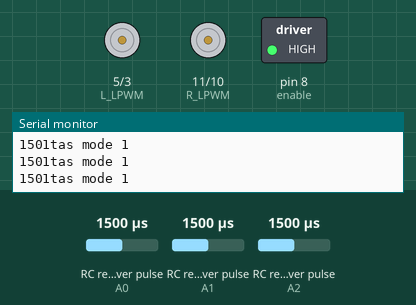
Bench run of a sketch on a simulated Arduino Uno, built with avr-gcc and run on an emulated ATmega328P. Shown: motor-driver pin pairs drawn as motors (green arrow = first pin HIGH = forward, orange = second pin HIGH = backward, longer = more drive), switched loads named in the sketch (green lamp = pin HIGH), the last lines printed to the serial monitor. Wiring (inferred from the names in the program): 3 × RC receiver channel: data A0 / data A1 / data A2. The test bench sets the inputs (shaded band); at power-on: RC receiver pulse (sensors on A0, A1, A2) 1500 µs.

Above: at 1.2 s.
1.3 s: RC receiver pulse (sensor on A0) set to 1455 µs
2.8 s: RC receiver pulse (sensor on A0) set to 1423 µs
At 3.3 s:
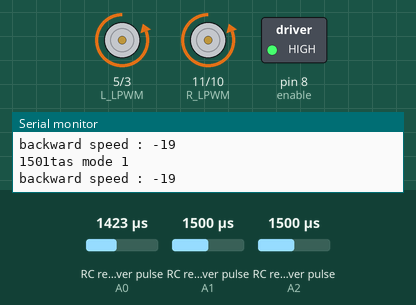
4.3 s: RC receiver pulse (sensor on A0) set to 1534 µs
5.8 s: RC receiver pulse (sensor on A0) set to 1555 µs
At 6.8 s:
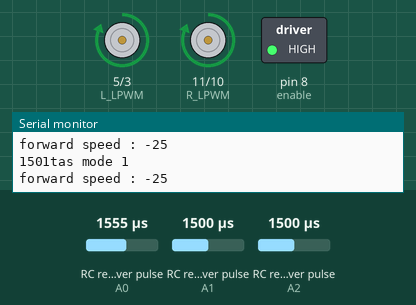
7.3 s: RC receiver pulse (sensor on A1) set to 1396 µs
8.8 s: RC receiver pulse (sensor on A1) set to 1381 µs
At 9.1 s:
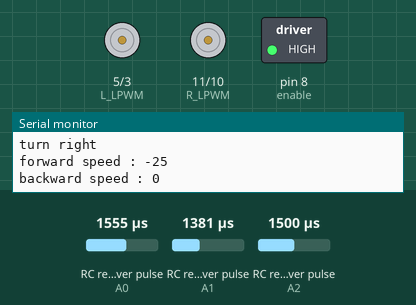
Timing chart, 0 to 11.3 s (numbered marks = the images above; inputs shaded):
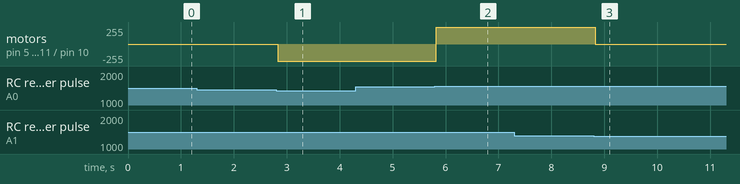

Measured:
- the behaviour switches between 1441 and 1440 µs on RC receiver pulse (sensor on A0) (found by bisection; images 0 and 1)
- the behaviour switches between 1547 and 1548 µs on RC receiver pulse (sensor on A0) (found by bisection; images 1 and 2)
- the behaviour switches between 1390 and 1389 µs on RC receiver pulse (sensor on A1) (found by bisection; images 2 and 3)
- after the input at 2.8 s, motor on pin 5 (L_LPWM) / pin 3 (L_RPWM), motor on pin 11 (R_LPWM) / pin 10 (R_RPWM): stopped → backward 255/255 at once
- after the input at 5.8 s, motor on pin 5 (L_LPWM) / pin 3 (L_RPWM), motor on pin 11 (R_LPWM) / pin 10 (R_RPWM): backward 255/255 → forward 255/255 at once
- after the input at 8.8 s, motor on pin 5 (L_LPWM) / pin 3 (L_RPWM), motor on pin 11 (R_LPWM) / pin 10 (R_RPWM): forward 255/255 → stopped at once

The sketch:

sumo.ino
```cpp
#define ch1 A0
#define ch2 A1
#define ch3 A2

const int L_RPWM = 3;
const int L_LPWM = 5;

const int R_RPWM = 10;
const int R_LPWM =11;

const int enable = 8;


long forwardSpeed, backwardSpeed, speed, threshold;

void setup() {
  // put your setup code here, to run once:
  Serial.begin(115200);
  threshold = 10;

  pinMode(ch1, INPUT_PULLUP);
  pinMode(ch2, INPUT_PULLUP);
  pinMode(ch3, INPUT_PULLUP);

  pinMode(L_RPWM, OUTPUT);
  pinMode(L_LPWM, OUTPUT);
  pinMode(R_RPWM, OUTPUT);
  pinMode(R_LPWM, OUTPUT);
  pinMode(enable, OUTPUT);

  digitalWrite(enable, 255);
}

void loop() {
  // put your main code here, to run repeatedly:
  int right = pulseIn(ch1, HIGH, 25000);
  int left = pulseIn(ch2, HIGH, 25000);
  int tastas = pulseIn(ch3, HIGH, 25000);

  byte rightControl = map(right, 985, 2000, 0, 200);
  byte leftControl = map(left, 985, 2000, 0, 200);

  Serial.print(tastas);
  if (tastas < 1300) {
    Serial.println("tas idle");
  } else if (tastas < 1800) {
    Serial.println("tas mode 1");
  } else {
    Serial.println("tas mode 2");
  }


  if (rightControl > 110) {
    forwardSpeed = map(rightControl, 120, 200, 0, 255);
    backwardSpeed = 0;

  } else if (rightControl < 90) {
    backwardSpeed = map(rightControl, 80, 0, 0, 255);
    forwardSpeed = 0;
  } else {
    forwardSpeed = 0;
    backwardSpeed = 0;
  }

  if (backwardSpeed > threshold) {
    speed = backwardSpeed;
  } else if (forwardSpeed > threshold) {
    speed = forwardSpeed;
  } else {
    speed = 0;
  }


  if (leftControl > 120) {
    turnLeft();
  } else if (leftControl < 80) {
    turnRight();
  } else if (backwardSpeed != threshold || forwardSpeed != threshold) {
    backNforth();
  } else {
    motorStop();
  }
}

void motorStop() {
  digitalWrite(R_LPWM, 0);
  digitalWrite(R_RPWM, 0);
  digitalWrite(L_LPWM, 0);
  digitalWrite(L_RPWM, 0);
}

void turnLeft() {
  digitalWrite(R_LPWM, speed);
  digitalWrite(R_RPWM, 0);
  digitalWrite(L_LPWM, 0);
  digitalWrite(L_RPWM, speed);
  Serial.println("turn left");
  Serial.print("forward speed : ");
  Serial.println(forwardSpeed);
  Serial.print("backward speed : ");
  Serial.println(backwardSpeed);
}
void turnRight() {
  digitalWrite(R_LPWM, 0);
  digitalWrite(R_RPWM, speed);
  digitalWrite(L_LPWM, speed);
  digitalWrite(L_RPWM, 0);
  Serial.println("turn right");
  Serial.print("forward speed : ");
  Serial.println(forwardSpeed);
  Serial.print("backward speed : ");
  Serial.println(backwardSpeed);
}

void backNforth() {
  if (forwardSpeed != 0) {
    digitalWrite(R_LPWM, forwardSpeed);
    digitalWrite(R_RPWM, 0);
    digitalWrite(L_LPWM, forwardSpeed);
    digitalWrite(L_RPWM, 0);
    Serial.print("forward speed : ");
    Serial.println(forwardSpeed);
  }
  if (backwardSpeed != 0) {
    digitalWrite(R_LPWM, 0);
    digitalWrite(R_RPWM, backwardSpeed);
    digitalWrite(L_LPWM, 0);
    digitalWrite(L_RPWM, backwardSpeed);
    Serial.print("backward speed : ");
    Serial.println(backwardSpeed);
  }
}
```
